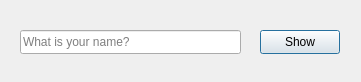
<?xml version="1.0" encoding="UTF-8"?>
<ui version="4.0">
 <class>mainDialog</class>
 <widget class="QDialog" name="mainDialog">
  <property name="geometry">
   <rect>
    <x>0</x>
    <y>0</y>
    <width>361</width>
    <height>82</height>
   </rect>
  </property>
  <property name="windowTitle">
   <string>Main Dialog</string>
  </property>
  <widget class="QLineEdit" name="nameEdit">
   <property name="geometry">
    <rect>
     <x>20</x>
     <y>30</y>
     <width>221</width>
     <height>24</height>
    </rect>
   </property>
   <property name="text">
    <string/>
   </property>
   <property name="placeholderText">
    <string>What is your name?</string>
   </property>
  </widget>
  <widget class="QPushButton" name="showButton">
   <property name="geometry">
    <rect>
     <x>260</x>
     <y>30</y>
     <width>80</width>
     <height>24</height>
    </rect>
   </property>
   <property name="text">
    <string>Show</string>
   </property>
  </widget>
 </widget>
 <tabstops>
  <tabstop>showButton</tabstop>
  <tabstop>nameEdit</tabstop>
 </tabstops>
 <resources/>
 <connections/>
</ui>
